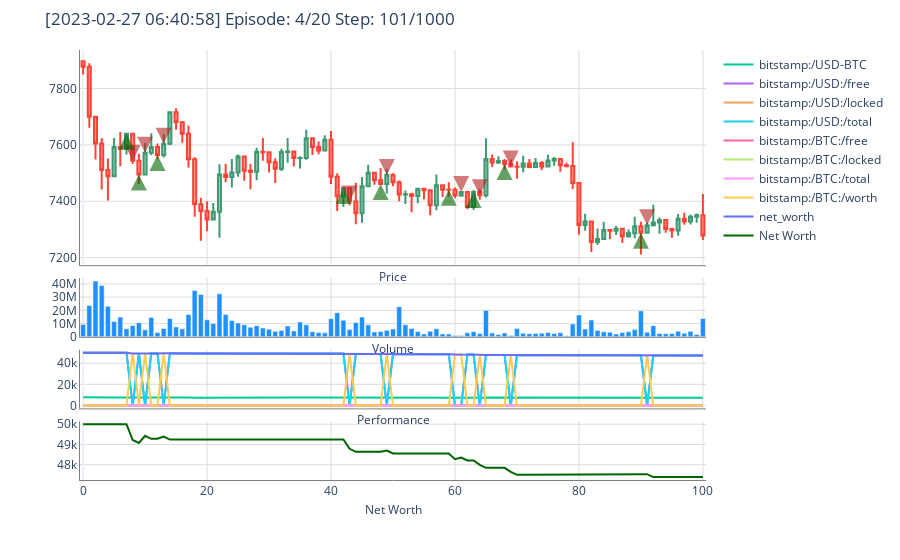
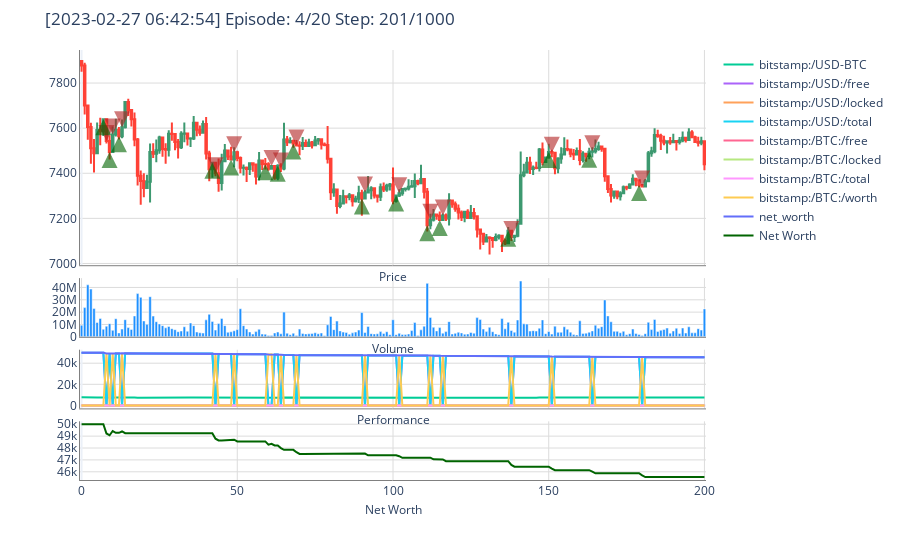
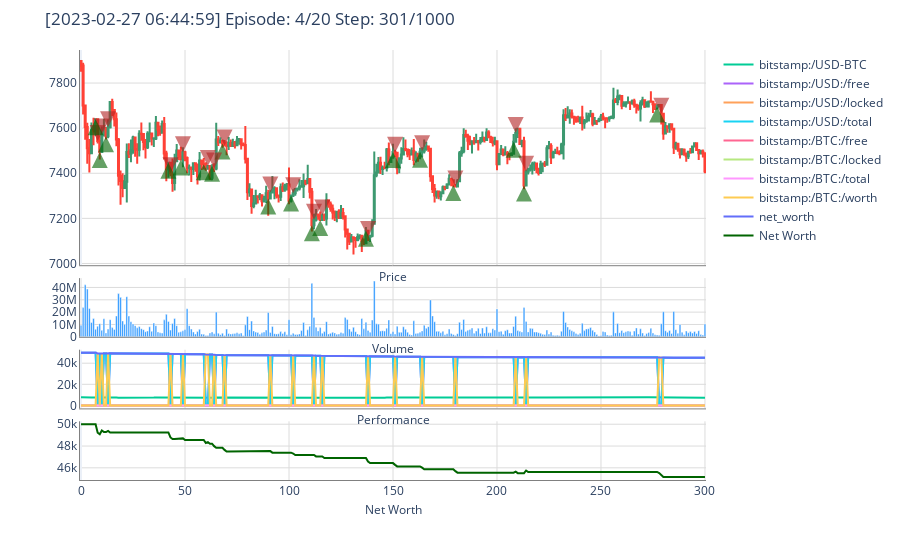

These figures' notebook cell, in order:
### Code cell
agent = DQNAgent(env)

agent.train(batch_size=batch_size, 
            n_steps=n_steps, 
            n_episodes=n_episodes, 
            memory_capacity=memory_capacity, 
            save_path=save_path)
